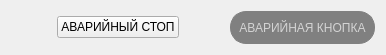
<?xml version="1.0" encoding="UTF-8"?>
<ui version="4.0">
 <class>infoTools</class>
 <widget class="QWidget" name="infoTools">
  <property name="geometry">
   <rect>
    <x>0</x>
    <y>0</y>
    <width>386</width>
    <height>55</height>
   </rect>
  </property>
  <property name="windowTitle">
   <string>Информация</string>
  </property>
  <layout class="QHBoxLayout" name="horizontalLayout">
   <item>
    <spacer name="horizontalSpacer_2">
     <property name="orientation">
      <enum>Qt::Horizontal</enum>
     </property>
     <property name="sizeHint" stdset="0">
      <size>
       <width>40</width>
       <height>20</height>
      </size>
     </property>
    </spacer>
   </item>
   <item>
    <widget class="QPushButton" name="estop">
     <property name="styleSheet">
      <string notr="true">QLabel
{
	border: 1px solid white;
	border-radius: 16px;
	color: lightGray;
	background-color: gray;
	padding: 8px;
}
QLabel:enabled
{
	background-color: red;
	color: white;
}</string>
     </property>
     <property name="text">
      <string>АВАРИЙНЫЙ СТОП</string>
     </property>
     <property name="shortcut">
      <string>F1</string>
     </property>
    </widget>
   </item>
   <item>
    <spacer name="horizontalSpacer">
     <property name="orientation">
      <enum>Qt::Horizontal</enum>
     </property>
     <property name="sizeHint" stdset="0">
      <size>
       <width>40</width>
       <height>20</height>
      </size>
     </property>
    </spacer>
   </item>
   <item>
    <widget class="QLabel" name="label">
     <property name="enabled">
      <bool>false</bool>
     </property>
     <property name="styleSheet">
      <string notr="true">QLabel
{
	border: 1px solid gray;
	border-radius: 16px;
	color: lightGray;
	background-color: gray;
	padding: 8px;
}
QLabel:enabled
{
	background-color: red;
	color: white;
}</string>
     </property>
     <property name="text">
      <string>АВАРИЙНАЯ КНОПКА</string>
     </property>
     <property name="alignment">
      <set>Qt::AlignCenter</set>
     </property>
    </widget>
   </item>
  </layout>
 </widget>
 <resources/>
 <connections/>
</ui>
